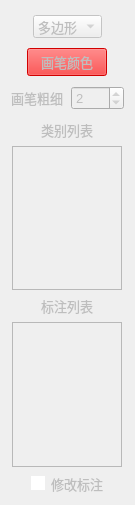
             <widget class="QWidget" name="page_4">
              <property name="enabled">
               <bool>false</bool>
              </property>
              <property name="geometry">
               <rect>
                <x>0</x>
                <y>0</y>
                <width>135</width>
                <height>505</height>
               </rect>
              </property>
              <property name="font">
               <font>
                <pointsize>10</pointsize>
               </font>
              </property>
              <attribute name="label">
               <string>          分割标注</string>
              </attribute>
              <layout class="QVBoxLayout" name="verticalLayout_2">
               <item>
                <layout class="QHBoxLayout" name="horizontalLayout_12">
                 <property name="topMargin">
                  <number>4</number>
                 </property>
                 <property name="bottomMargin">
                  <number>4</number>
                 </property>
                 <item alignment="Qt::AlignHCenter">
                  <widget class="QComboBox" name="comboBox_2">
                   <property name="font">
                    <font>
                     <pointsize>10</pointsize>
                    </font>
                   </property>
                   <item>
                    <property name="text">
                     <string>多边形</string>
                    </property>
                   </item>
                   <item>
                    <property name="text">
                     <string>矩形</string>
                    </property>
                   </item>
                   <item>
                    <property name="text">
                     <string>椭圆形</string>
                    </property>
                   </item>
                   <item>
                    <property name="text">
                     <string>环形</string>
                    </property>
                   </item>
                   <item>
                    <property name="text">
                     <string>填充</string>
                    </property>
                   </item>
                  </widget>
                 </item>
                </layout>
               </item>
               <item alignment="Qt::AlignHCenter">
                <widget class="QPushButton" name="pushButton_pen_color">
                 <property name="font">
                  <font>
                   <pointsize>10</pointsize>
                  </font>
                 </property>
                 <property name="styleSheet">
                  <string notr="true">background-color: rgb(255, 0, 0);</string>
                 </property>
                 <property name="text">
                  <string>画笔颜色</string>
                 </property>
                </widget>
               </item>
               <item>
                <layout class="QHBoxLayout" name="horizontalLayout">
                 <property name="topMargin">
                  <number>4</number>
                 </property>
                 <property name="bottomMargin">
                  <number>4</number>
                 </property>
                 <item>
                  <widget class="QLabel" name="label_6">
                   <property name="font">
                    <font>
                     <pointsize>10</pointsize>
                    </font>
                   </property>
                   <property name="text">
                    <string>画笔粗细</string>
                   </property>
                  </widget>
                 </item>
                 <item>
                  <widget class="QSpinBox" name="spinBox">
                   <property name="font">
                    <font>
                     <pointsize>10</pointsize>
                    </font>
                   </property>
                   <property name="minimum">
                    <number>1</number>
                   </property>
                   <property name="maximum">
                    <number>20</number>
                   </property>
                   <property name="value">
                    <number>2</number>
                   </property>
                  </widget>
                 </item>
                </layout>
               </item>
               <item alignment="Qt::AlignHCenter">
                <widget class="QLabel" name="label_7">
                 <property name="font">
                  <font>
                   <pointsize>10</pointsize>
                  </font>
                 </property>
                 <property name="text">
                  <string>类别列表</string>
                 </property>
                </widget>
               </item>
               <item alignment="Qt::AlignHCenter">
                <widget class="QListWidget" name="listWidget">
                 <property name="sizePolicy">
                  <sizepolicy hsizetype="Minimum" vsizetype="Expanding">
                   <horstretch>0</horstretch>
                   <verstretch>0</verstretch>
                  </sizepolicy>
                 </property>
                 <property name="minimumSize">
                  <size>
                   <width>110</width>
                   <height>0</height>
                  </size>
                 </property>
                 <property name="maximumSize">
                  <size>
                   <width>75</width>
                   <height>10000</height>
                  </size>
                 </property>
                 <property name="contextMenuPolicy">
                  <enum>Qt::CustomContextMenu</enum>
                 </property>
                 <property name="verticalScrollBarPolicy">
                  <enum>Qt::ScrollBarAsNeeded</enum>
                 </property>
                </widget>
               </item>
               <item alignment="Qt::AlignHCenter">
                <widget class="QLabel" name="label_10">
                 <property name="font">
                  <font>
                   <pointsize>10</pointsize>
                  </font>
                 </property>
                 <property name="text">
                  <string>标注列表</string>
                 </property>
                </widget>
               </item>
               <item alignment="Qt::AlignHCenter">
                <widget class="QListWidget" name="listWidget_2">
                 <property name="sizePolicy">
                  <sizepolicy hsizetype="Minimum" vsizetype="Expanding">
                   <horstretch>0</horstretch>
                   <verstretch>0</verstretch>
                  </sizepolicy>
                 </property>
                 <property name="minimumSize">
                  <size>
                   <width>110</width>
                   <height>0</height>
                  </size>
                 </property>
                 <property name="maximumSize">
                  <size>
                   <width>75</width>
                   <height>10000</height>
                  </size>
                 </property>
                 <property name="contextMenuPolicy">
                  <enum>Qt::CustomContextMenu</enum>
                 </property>
                 <property name="resizeMode">
                  <enum>QListView::Fixed</enum>
                 </property>
                 <property name="modelColumn">
                  <number>0</number>
                 </property>
                </widget>
               </item>
               <item alignment="Qt::AlignHCenter">
                <widget class="QCheckBox" name="checkBox_seg_edit">
                 <property name="enabled">
                  <bool>false</bool>
                 </property>
                 <property name="font">
                  <font>
                   <pointsize>10</pointsize>
                  </font>
                 </property>
                 <property name="styleSheet">
                  <string notr="true">QCheckBox::indicator:checked {
    background-color:       blue;
    border:                 2px solid white;  
}

QCheckBox::indicator:unchecked {
    background-color:      white;
    border:                 2px solid white;  
}</string>
                 </property>
                 <property name="text">
                  <string>修改标注</string>
                 </property>
                </widget>
               </item>
              </layout>
             </widget>
